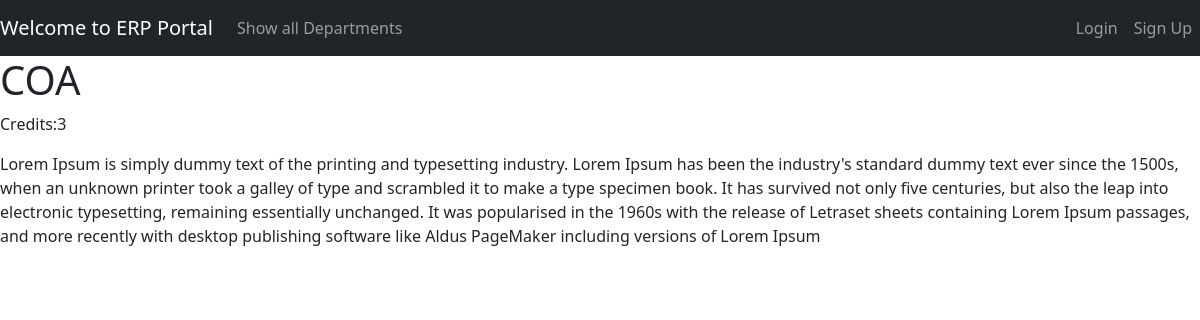
The page /courses/COA on the database its author committed.
### erpApp/models.py (models this page shows, shortened)
class Course(models.Model):
    courseName = models.CharField(max_length=50)
    credits_score = models.IntegerField(
        validators=[MaxValueValidator(5), MinValueValidator(1)])
    deptId = models.ForeignKey(
        Department, on_delete=models.CASCADE, related_name="dept")
    semester = models.IntegerField(null=True)
    description = models.TextField(null=True)

### erpApp/views.py (the view)
# urls.py: path("courses/<str:courseName>", views.courseDetail, name="course"),
def courseDetail(request, courseName):
    isMe = False
    course = Course.objects.get(courseName=courseName)
    return render(request, "erpApp/course.html", {
        "courseName": course.courseName,
        "courseDetail": course.description,
        "courseCredits": course.credits_score,
        "isMe": isMe
    })

### erpApp/templates/erpApp/course.html (shortened to what this page needs)
{% extends 'base.html' %}
{% block content %}
<div>
    <h1>{{courseName}}</h1>
    <p>Credits:{{courseCredits}}</p>
</div>
<div>
    <p>{{courseDetail}}</p>
</div>
{% endblock content %}

### rows shown on the page
Course: courseName "COA", description "Lorem Ipsum is simply dummy text of the printing and typesetting industry. Lorem Ipsum has been the industry's standard dummy text ever since the 1500s, when an unknown printer took a galley of type and scrambled it to make a type specimen book. It has survived not only five centuries, but also the leap into electronic typesetting, remaining essentially unchanged. It was popularised in the 1960s with the release of Letraset sheets containing Lorem Ipsum passages, and more recently with desktop publishing software like Aldus PageMaker including versions of Lorem Ipsum"

### other values the page prints
{{ courseCredits }} "3"
